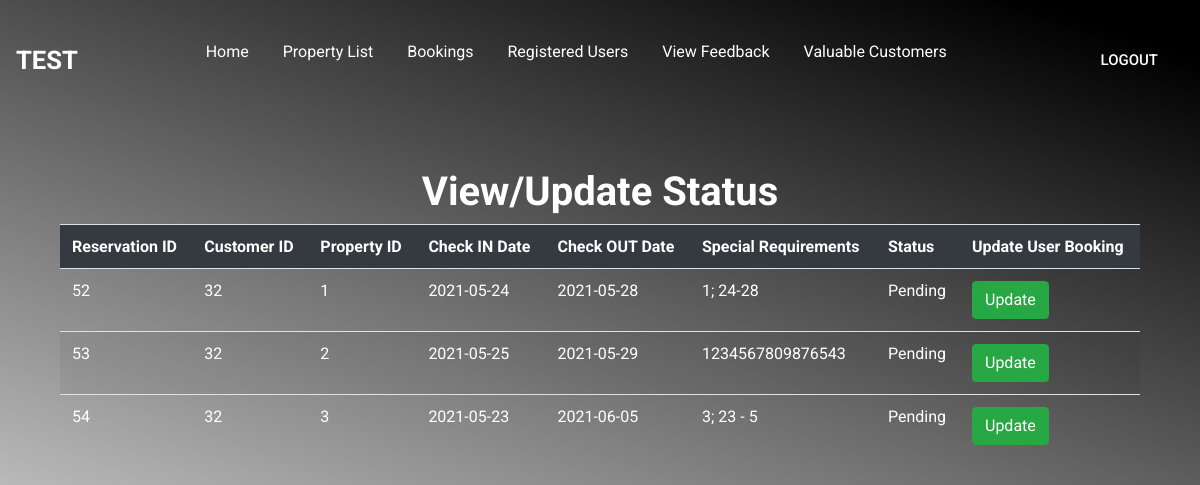
Screenshot of /php/viewReservationsManager.php (signed in) with the database file from the repository.
### tables this page shows
CREATE TABLE `reservation` (
  `ReservationID` int(255) NOT NULL,
  `PropertyID` int(11) DEFAULT NULL,
  `ManagerID` int(11) DEFAULT NULL,
  `customerID` int(255) NOT NULL,
  `CheckInDate` date DEFAULT NULL,
  `CheckOutDate` date DEFAULT NULL,
  `SpecialRequirements` varchar(100) DEFAULT NULL,
  `Status` varchar(30) DEFAULT NULL,
  `creditCardNumber` varchar(255) NOT NULL,
  `ExpiryDate` varchar(255) NOT NULL
);

### php/viewReservationsManager.php (the view, shortened to what this page needs)
<!DOCTYPE html>
<html>
<head>
	 <link rel="stylesheet" href="https://maxcdn.bootstrapcdn.com/bootstrap/4.5.2/css/bootstrap.min.css">
</head>
<body>
	<header>
			<nav class = "navbar">
				<div class = "logo">
					<a href="#"><?php echo $_SESSION['name']; ?></a>
				</div>
				<div class = "menu">
					<ul>
						<li><a href="manager_loggedin.php">Home</a></li>
						<li><a href="properties.php">Property List</a></li>
						<li><a href="viewReservationsManager.php">Bookings</a></li>
						<li><a href="users.php">Registered Users</a></li>
						<li><a href="viewfeedback.php">View Feedback</a></li>
						<li><a href="valuableCustomers.php">Valuable Customers</a></li>
					</ul>
				</div>
				<div class = "contact_btn">
					<a href="managerlogout.php">LOGOUT </a>
				</div>
			</nav>
		<div class = "container">
			<div class = "col-lg-12">
				<br><br>
				<h1 class = "text-center"><strong>View/Update Status</strong></h1>
				<table class = "table table-striped table-hover">
				<tr class = "bg-dark text-white">
					<td> <strong>Reservation ID</strong> </td>
					<td> <strong>Customer ID</strong> </td>
					<td> <strong>Property ID</strong> </td>
					<td> <strong>Check IN Date</strong> </td>
					<td> <strong>Check OUT Date</strong> </td>
					<td> <strong>Special Requirements</strong> </td>
					<td> <strong>Status</strong> </td>
					<td> <strong>Update User Booking</strong></td>
				</tr>
				<?php
					$server = "localhost";
					$user = "root";
					$password = "";
					$db = "reser";
					$conn = mysqli_connect($server, $user, $password, $db);
					$q = "select * from reservation ";
					$query = mysqli_query($conn, $q);
					while($res = mysqli_fetch_array($query)){
				?>
			  <tr>
				<td> <?php  echo $res['ReservationID'] ?> </td>
				<td> <?php  echo $res['customerID'] ?> </td>
				<td> <?php  echo $res['PropertyID'] ?> </td>
				<td> <?php  echo $res['CheckInDate'] ?> </td>
				<td> <?php  echo $res['CheckOutDate'] ?>  </td>
				<td> <?php  echo $res['SpecialRequirements'] ?>  </td>
				<td> <?php  echo $res['Status'] ?>  </td>
				<td><button class="btn-success btn"><a href="updateUserBooking.php?id=<?php echo $res['ReservationID']; ?>" >Update</a></button></td>
			</tr>
				<?php
			}
				?>
				</table>
			</div>
		</div>
	</header>
</body>
</html>

### php/viewReservationsManager.php (style rules this page uses)
* { margin: 0; padding: 0; box-sizing: border-box; font-family: 'Roboto', sans-serif; color: white !important; text-decoration: none; }
a { color: white; text-decoration: none; }
header { width: 100%; height: 100vh; background-color: #white; background-image: linear-gradient(19deg, white 0%, black 95%); position: relative; text-decoration: none; }
header:before { content: ""; width: 650px; height: 550px; position: absolute; left: 0; bottom: 0; text-decoration: none; }
nav { width: 100%; height: 15vh; display: flex; justify-content: space-around; align-items: center; position: absolute; text-decoration: none; }
.logo a { font-size: 1.6rem; text-transform: uppercase; font-weight: bold; text-decoration: none; }
.menu ul li { color: white; text-decoration: none; list-style: none; display: inline-block; padding: 0 15px; text-decoration: none; }
.menu ul li a { text-transform: capitalize; text-decoration: none; }
.contact_btn a { color: white !important; text-decoration-color: white !important; text-decoration: none; background-color: black 95%; padding: 12px 25px; font-size: 15px; font-weight: 500; border: 1px solid transparent; color: white; text-transform: uppercase; }

### rows the page displays
reservation: ReservationID "52", customerID "32", PropertyID "1", CheckInDate "2021-05-24", CheckOutDate "2021-05-28", SpecialRequirements "1; 24-28", Status "Pending"
reservation: ReservationID "53", customerID "32", PropertyID "2", CheckInDate "2021-05-25", CheckOutDate "2021-05-29", SpecialRequirements "1234567809876543", Status "Pending"
reservation: ReservationID "54", customerID "32", PropertyID "3", CheckInDate "2021-05-23", CheckOutDate "2021-06-05", SpecialRequirements "3; 23 - 5", Status "Pending"

### other values shown
$_SESSION['name'] "TEST"
